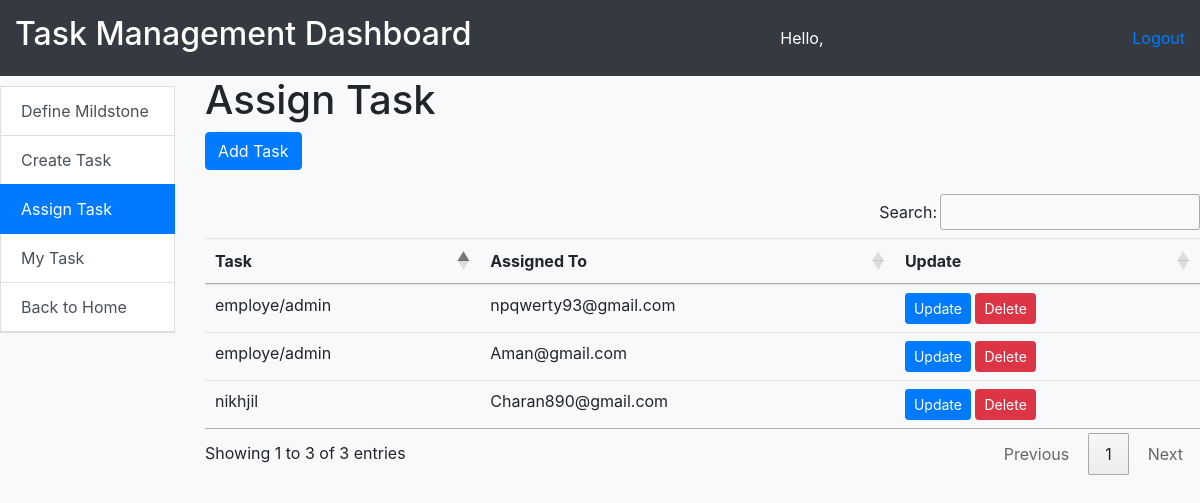
/emp_home/task_management/assign_task/, run on the app's committed database.
### task_mngt/models.py (models this page shows, shortened)
class TaskAssignment(models.Model):
    assigned_to = models.ForeignKey(User, on_delete=models.CASCADE)
    task = models.ForeignKey(WorkItem, on_delete=models.CASCADE)

class WorkItem(models.Model):
    name = models.CharField(max_length=255)
    description = models.TextField()
    priority = models.CharField(max_length=10, choices=[('p1', 'P1'), ('p2', 'P2'), ('p3', 'P3')], default='p3')
    status = models.CharField(max_length=20, choices=[('new', 'New'), ('inprogress', 'In Progress'), ('blocked', 'Blocked'), ('done', 'Done')], default='new')
    milestone = models.ForeignKey(Milestone, on_delete=models.CASCADE)
    target_date = models.DateField()
    def __str__(self):
        return self.name

### task_mngt/views.py (the view, shortened to what this page needs)
# urls.py: path('assign_task/', assign_task, name='assign_task'),
def assign_task(request):
    assign_task = TaskAssignment.objects.all()
    form = TaskAssignmentForm()
    return render(request,'assign_task.html',{'assign_task':assign_task, "form":form})

### task_mngt/forms.py
class TaskAssignmentForm(forms.ModelForm):
    class Meta:
        model = TaskAssignment
        fields = ['assigned_to', 'task']

### task_mngt/templates/assign_task.html (shortened to what this page needs)
{% extends 'task_management.html' %}
{% block content %}
<h1>Assign Task</h1>
 <button type="button" class="btn btn-primary" data-bs-toggle="modal" data-bs-target="#addTaskModal">
  Add Task
</button>
<br>
<br>
<table class="table" id="example">
    <thead>
      <tr>
        <th>Task</th>
        <th>Assigned To</th>
        <th>Update</th>
      </tr>
    </thead>
    <tbody>
      {% for assignment in assign_task %}
        <tr>
          <td>{{ assignment.task.name }}</td>
          <td>{{ assignment.assigned_to.username }}</td>
          <td>
            <a href="{% url 'update_assign' assignment.id %}" class="btn btn-primary btn-sm">Update</a>
            <button type="button" class="btn btn-danger btn-sm" data-toggle="modal" data-target="#deleteAssignment{{ assignment.id }}">
              Delete
            </button>
          </td>
        </tr>
      {% endfor %}
    </tbody>
  </table>
{% endblock %}

### task_mngt/templates/task_management.html (style rules this page uses)
body { background-color: #f8f9fa; margin: 0; }

### data on the page
TaskAssignment: task.name "employe/admin", assigned_to.username "npqwerty93@gmail.com"
TaskAssignment: task.name "nikhjil", assigned_to.username "Charan890@gmail.com"
TaskAssignment: task.name "employe/admin", assigned_to.username "Aman@gmail.com"
